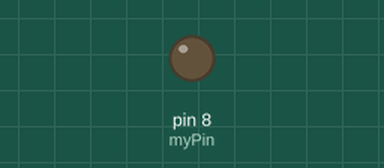
A sketch run on a simulated Arduino Uno, built with avr-gcc and run on an emulated ATmega328P. Parts: output pins drawn as LEDs (lit = HIGH).

Above: at 1.9 s.
At 15.2 s:
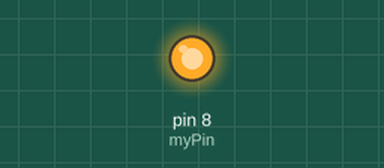
Timing chart, 0 to 15.9 s (numbered marks = the images above):
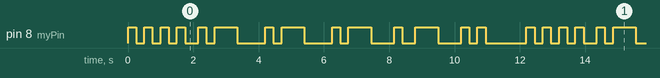

Measured:
- by itself, pin 8 (myPin): moves between LOW and HIGH, repeating every 12.2 s
- by itself, everything shown: repeats every 12.2 s, in 28 steps

The sketch:

MorseCode2.ino
```cpp
int myPin = 8;
int dit = 250;
int dat = 700;
int myDelay = 1000;
int mid = 150;
void setup() {
  // put your setup code here, to run once:
pinMode(myPin, OUTPUT);
}

void loop() {
  // put your main code here, to run repeatedly:
digitalWrite(myPin,HIGH);
delay(dit);
digitalWrite(myPin,LOW);
delay(dit);

digitalWrite(myPin,HIGH);
delay(dit);
digitalWrite(myPin,LOW);
delay(dit);

digitalWrite(myPin,HIGH);
delay(dit);
digitalWrite(myPin,LOW);
delay(dit);

digitalWrite(myPin,HIGH);
delay(dit);
digitalWrite(myPin,LOW);
delay(dit);

delay(mid);

digitalWrite(myPin,HIGH);
delay(dit);
digitalWrite(myPin,LOW);
delay(dit);

digitalWrite(myPin,HIGH);
delay(dat);
digitalWrite(myPin,LOW);
delay(dat);

delay(mid);

digitalWrite(myPin,HIGH);
delay(dit);
digitalWrite(myPin,LOW);
delay(dit);

digitalWrite(myPin,HIGH);
delay(dat);
digitalWrite(myPin,LOW);
delay(dat);

delay(mid);

digitalWrite(myPin,HIGH);
delay(dit);
digitalWrite(myPin,LOW);
delay(dit);

digitalWrite(myPin,HIGH);
delay(dat);
digitalWrite(myPin,LOW);
delay(dat);

digitalWrite(myPin,HIGH);
delay(dit);
digitalWrite(myPin,LOW);
delay(dit);

delay(mid);

digitalWrite(myPin,HIGH);
delay(dat);
digitalWrite(myPin,LOW);
delay(dat);

digitalWrite(myPin,HIGH);
delay(dit);
digitalWrite(myPin,LOW);
delay(dit);

digitalWrite(myPin,HIGH);
delay(dit);
digitalWrite(myPin,LOW);
delay(dit);

delay(myDelay);
}
```
